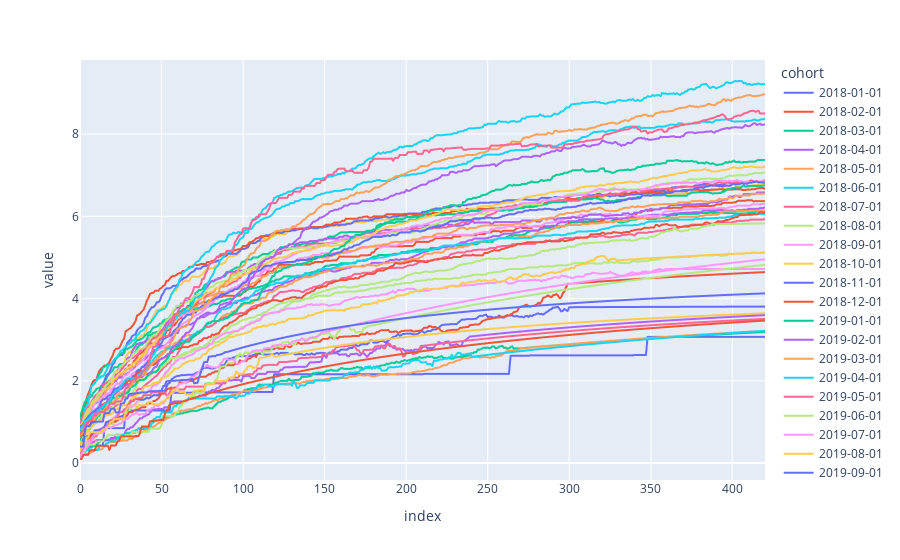

Source (notebook cell):
### Code cell
fig_pred = px.line(data_frame=df_RR)
fig_pred.show()
#fig_pred.write_html("SubscriptionToSubcription_RepurchaseSecondToThird_Predicted.html")

### Figure 1 — Plotly figure (JSON) as saved in the notebook; plotly's stock layout.template omitted (floating-point values rounded to 4 significant figures; data arrays with more than 128 entries replaced by an {"elided": "..."} marker saying what was removed)
{"data": [{"hovertemplate": "cohort=2018-01-01<br>index=%{x}<br>value=%{y}<extra></extra>", "legendgroup": "2018-01-01", "line": {"color": "#636efa", "dash": "solid"}, "marker": {"symbol": "circle"}, "mode": "lines", "name": "2018-01-01", "showlegend": true, "type": "scattergl", "x": {"elided": "421 int values"}, "xaxis": "x", "y": {"elided": "421 float values"}, "yaxis": "y"}, {"hovertemplate": "cohort=2018-02-01<br>index=%{x}<br>value=%{y}<extra></extra>", "legendgroup": "2018-02-01", "line": {"color": "#EF553B", "dash": "solid"}, "marker": {"symbol": "circle"}, "mode": "lines", "name": "2018-02-01", "showlegend": true, "type": "scattergl", "x": {"elided": "421 int values"}, "xaxis": "x", "y": {"elided": "421 float values"}, "yaxis": "y"}, {"hovertemplate": "cohort=2018-03-01<br>index=%{x}<br>value=%{y}<extra></extra>", "legendgroup": "2018-03-01", "line": {"color": "#00cc96", "dash": "solid"}, "marker": {"symbol": "circle"}, "mode": "lines", "name": "2018-03-01", "showlegend": true, "type": "scattergl", "x": {"elided": "421 int values"}, "xaxis": "x", "y": {"elided": "421 float values"}, "yaxis": "y"}, {"hovertemplate": "cohort=2018-04-01<br>index=%{x}<br>value=%{y}<extra></extra>", "legendgroup": "2018-04-01", "line": {"color": "#ab63fa", "dash": "solid"}, "marker": {"symbol": "circle"}, "mode": "lines", "name": "2018-04-01", "showlegend": true, "type": "scattergl", "x": {"elided": "421 int values"}, "xaxis": "x", "y": {"elided": "421 float values"}, "yaxis": "y"}, {"hovertemplate": "cohort=2018-05-01<br>index=%{x}<br>value=%{y}<extra></extra>", "legendgroup": "2018-05-01", "line": {"color": "#FFA15A", "dash": "solid"}, "marker": {"symbol": "circle"}, "mode": "lines", "name": "2018-05-01", "showlegend": true, "type": "scattergl", "x": {"elided": "421 int values"}, "xaxis": "x", "y": {"elided": "421 float values"}, "yaxis": "y"}, {"hovertemplate": "cohort=2018-06-01<br>index=%{x}<br>value=%{y}<extra></extra>", "legendgroup": "2018-06-01", "line": {"color": "#19d3f3", "dash": "solid"}, "marker": {"symbol": "circle"}, "mode": "lines", "name": "2018-06-01", "showlegend": true, "type": "scattergl", "x": {"elided": "421 int values"}, "xaxis": "x", "y": {"elided": "421 float values"}, "yaxis": "y"}, {"hovertemplate": "cohort=2018-07-01<br>index=%{x}<br>value=%{y}<extra></extra>", "legendgroup": "2018-07-01", "line": {"color": "#FF6692", "dash": "solid"}, "marker": {"symbol": "circle"}, "mode": "lines", "name": "2018-07-01", "showlegend": true, "type": "scattergl", "x": {"elided": "421 int values"}, "xaxis": "x", "y": {"elided": "421 float values"}, "yaxis": "y"}, {"hovertemplate": "cohort=2018-08-01<br>index=%{x}<br>value=%{y}<extra></extra>", "legendgroup": "2018-08-01", "line": {"color": "#B6E880", "dash": "solid"}, "marker": {"symbol": "circle"}, "mode": "lines", "name": "2018-08-01", "showlegend": true, "type": "scattergl", "x": {"elided": "421 int values"}, "xaxis": "x", "y": {"elided": "421 float values"}, "yaxis": "y"}, {"hovertemplate": "cohort=2018-09-01<br>index=%{x}<br>value=%{y}<extra></extra>", "legendgroup": "2018-09-01", "line": {"color": "#FF97FF", "dash": "solid"}, "marker": {"symbol": "circle"}, "mode": "lines", "name": "2018-09-01", "showlegend": true, "type": "scattergl", "x": {"elided": "421 int values"}, "xaxis": "x", "y": {"elided": "421 float values"}, "yaxis": "y"}, {"hovertemplate": "cohort=2018-10-01<br>index=%{x}<br>value=%{y}<extra></extra>", "legendgroup": "2018-10-01", "line": {"color": "#FECB52", "dash": "solid"}, "marker": {"symbol": "circle"}, "mode": "lines", "name": "2018-10-01", "showlegend": true, "type": "scattergl", "x": {"elided": "421 int values"}, "xaxis": "x", "y": {"elided": "421 float values"}, "yaxis": "y"}, {"hovertemplate": "cohort=2018-11-01<br>index=%{x}<br>value=%{y}<extra></extra>", "legendgroup": "2018-11-01", "line": {"color": "#636efa", "dash": "solid"}, "marker": {"symbol": "circle"}, "mode": "lines", "name": "2018-11-01", "showlegend": true, "type": "scattergl", "x": {"elided": "421 int values"}, "xaxis": "x", "y": {"elided": "421 float values"}, "yaxis": "y"}, {"hovertemplate": "cohort=2018-12-01<br>index=%{x}<br>value=%{y}<extra></extra>", "legendgroup": "2018-12-01", "line": {"color": "#EF553B", "dash": "solid"}, "marker": {"symbol": "circle"}, "mode": "lines", "name": "2018-12-01", "showlegend": true, "type": "scattergl", "x": {"elided": "421 int values"}, "xaxis": "x", "y": {"elided": "421 float values"}, "yaxis": "y"}, {"hovertemplate": "cohort=2019-01-01<br>index=%{x}<br>value=%{y}<extra></extra>", "legendgroup": "2019-01-01", "line": {"color": "#00cc96", "dash": "solid"}, "marker": {"symbol": "circle"}, "mode": "lines", "name": "2019-01-01", "showlegend": true, "type": "scattergl", "x": {"elided": "421 int values"}, "xaxis": "x", "y": {"elided": "421 float values"}, "yaxis": "y"}, {"hovertemplate": "cohort=2019-02-01<br>index=%{x}<br>value=%{y}<extra></extra>", "legendgroup": "2019-02-01", "line": {"color": "#ab63fa", "dash": "solid"}, "marker": {"symbol": "circle"}, "mode": "lines", "name": "2019-02-01", "showlegend": true, "type": "scattergl", "x": {"elided": "421 int values"}, "xaxis": "x", "y": {"elided": "421 float values"}, "yaxis": "y"}, {"hovertemplate": "cohort=2019-03-01<br>index=%{x}<br>value=%{y}<extra></extra>", "legendgroup": "2019-03-01", "line": {"color": "#FFA15A", "dash": "solid"}, "marker": {"symbol": "circle"}, "mode": "lines", "name": "2019-03-01", "showlegend": true, "type": "scattergl", "x": {"elided": "421 int values"}, "xaxis": "x", "y": {"elided": "421 float values"}, "yaxis": "y"}, {"hovertemplate": "cohort=2019-04-01<br>index=%{x}<br>value=%{y}<extra></extra>", "legendgroup": "2019-04-01", "line": {"color": "#19d3f3", "dash": "solid"}, "marker": {"symbol": "circle"}, "mode": "lines", "name": "2019-04-01", "showlegend": true, "type": "scattergl", "x": {"elided": "421 int values"}, "xaxis": "x", "y": {"elided": "421 float values"}, "yaxis": "y"}, {"hovertemplate": "cohort=2019-05-01<br>index=%{x}<br>value=%{y}<extra></extra>", "legendgroup": "2019-05-01", "line": {"color": "#FF6692", "dash": "solid"}, "marker": {"symbol": "circle"}, "mode": "lines", "name": "2019-05-01", "showlegend": true, "type": "scattergl", "x": {"elided": "421 int values"}, "xaxis": "x", "y": {"elided": "421 float values"}, "yaxis": "y"}, {"hovertemplate": "cohort=2019-06-01<br>index=%{x}<br>value=%{y}<extra></extra>", "legendgroup": "2019-06-01", "line": {"color": "#B6E880", "dash": "solid"}, "marker": {"symbol": "circle"}, "mode": "lines", "name": "2019-06-01", "showlegend": true, "type": "scattergl", "x": {"elided": "421 int values"}, "xaxis": "x", "y": {"elided": "421 float values"}, "yaxis": "y"}, {"hovertemplate": "cohort=2019-07-01<br>index=%{x}<br>value=%{y}<extra></extra>", "legendgroup": "2019-07-01", "line": {"color": "#FF97FF", "dash": "solid"}, "marker": {"symbol": "circle"}, "mode": "lines", "name": "2019-07-01", "showlegend": true, "type": "scattergl", "x": {"elided": "421 int values"}, "xaxis": "x", "y": {"elided": "421 float values"}, "yaxis": "y"}, {"hovertemplate": "cohort=2019-08-01<br>index=%{x}<br>value=%{y}<extra></extra>", "legendgroup": "2019-08-01", "line": {"color": "#FECB52", "dash": "solid"}, "marker": {"symbol": "circle"}, "mode": "lines", "name": "2019-08-01", "showlegend": true, "type": "scattergl", "x": {"elided": "421 int values"}, "xaxis": "x", "y": {"elided": "421 float values"}, "yaxis": "y"}, {"hovertemplate": "cohort=2019-09-01<br>index=%{x}<br>value=%{y}<extra></extra>", "legendgroup": "2019-09-01", "line": {"color": "#636efa", "dash": "solid"}, "marker": {"symbol": "circle"}, "mode": "lines", "name": "2019-09-01", "showlegend": true, "type": "scattergl", "x": {"elided": "421 int values"}, "xaxis": "x", "y": {"elided": "421 float values"}, "yaxis": "y"}, {"hovertemplate": "cohort=2019-10-01<br>index=%{x}<br>value=%{y}<extra></extra>", "legendgroup": "2019-10-01", "line": {"color": "#EF553B", "dash": "solid"}, "marker": {"symbol": "circle"}, "mode": "lines", "name": "2019-10-01", "showlegend": true, "type": "scattergl", "x": {"elided": "421 int values"}, "xaxis": "x", "y": {"elided": "421 float values"}, "yaxis": "y"}, {"hovertemplate": "cohort=2019-11-01<br>index=%{x}<br>value=%{y}<extra></extra>", "legendgroup": "2019-11-01", "line": {"color": "#00cc96", "dash": "solid"}, "marker": {"symbol": "circle"}, "mode": "lines", "name": "2019-11-01", "showlegend": true, "type": "scattergl", "x": {"elided": "421 int values"}, "xaxis": "x", "y": {"elided": "421 float values"}, "yaxis": "y"}, {"hovertemplate": "cohort=2019-12-01<br>index=%{x}<br>value=%{y}<extra></extra>", "legendgroup": "2019-12-01", "line": {"color": "#ab63fa", "dash": "solid"}, "marker": {"symbol": "circle"}, "mode": "lines", "name": "2019-12-01", "showlegend": true, "type": "scattergl", "x": {"elided": "421 int values"}, "xaxis": "x", "y": {"elided": "421 float values"}, "yaxis": "y"}, {"hovertemplate": "cohort=2020-01-01<br>index=%{x}<br>value=%{y}<extra></extra>", "legendgroup": "2020-01-01", "line": {"color": "#FFA15A", "dash": "solid"}, "marker": {"symbol": "circle"}, "mode": "lines", "name": "2020-01-01", "showlegend": true, "type": "scattergl", "x": {"elided": "421 int values"}, "xaxis": "x", "y": {"elided": "421 float values"}, "yaxis": "y"}, {"hovertemplate": "cohort=2020-02-01<br>index=%{x}<br>value=%{y}<extra></extra>", "legendgroup": "2020-02-01", "line": {"color": "#19d3f3", "dash": "solid"}, "marker": {"symbol": "circle"}, "mode": "lines", "name": "2020-02-01", "showlegend": true, "type": "scattergl", "x": {"elided": "421 int values"}, "xaxis": "x", "y": {"elided": "421 float values"}, "yaxis": "y"}, {"hovertemplate": "cohort=2020-03-01<br>index=%{x}<br>value=%{y}<extra></extra>", "legendgroup": "2020-03-01", "line": {"color": "#FF6692", "dash": "solid"}, "marker": {"symbol": "circle"}, "mode": "lines", "name": "2020-03-01", "showlegend": true, "type": "scattergl", "x": {"elided": "421 int values"}, "xaxis": "x", "y": {"elided": "421 float values"}, "yaxis": "y"}, {"hovertemplate": "cohort=2020-04-01<br>index=%{x}<br>value=%{y}<extra></extra>", "legendgroup": "2020-04-01", "line": {"color": "#B6E880", "dash": "solid"}, "marker": {"symbol": "circle"}, "mode": "lines", "name": "2020-04-01", "showlegend": true, "type": "scattergl", "x": {"elided": "421 int values"}, "xaxis": "x", "y": {"elided": "421 float values"}, "yaxis": "y"}, {"hovertemplate": "cohort=2020-05-01<br>index=%{x}<br>value=%{y}<extra></extra>", "legendgroup": "2020-05-01", "line": {"color": "#FF97FF", "dash": "solid"}, "marker": {"symbol": "circle"}, "mode": "lines", "name": "2020-05-01", "showlegend": true, "type": "scattergl", "x": {"elided": "421 int values"}, "xaxis": "x", "y": {"elided": "421 float values"}, "yaxis": "y"}, {"hovertemplate": "cohort=2020-06-01<br>index=%{x}<br>value=%{y}<extra></extra>", "legendgroup": "2020-06-01", "line": {"color": "#FECB52", "dash": "solid"}, "marker": {"symbol": "circle"}, "mode": "lines", "name": "2020-06-01", "showlegend": true, "type": "scattergl", "x": {"elided": "421 int values"}, "xaxis": "x", "y": {"elided": "421 float values"}, "yaxis": "y"}, {"hovertemplate": "cohort=2020-07-01<br>index=%{x}<br>value=%{y}<extra></extra>", "legendgroup": "2020-07-01", "line": {"color": "#636efa", "dash": "solid"}, "marker": {"symbol": "circle"}, "mode": "lines", "name": "2020-07-01", "showlegend": true, "type": "scattergl", "x": {"elided": "421 int values"}, "xaxis": "x", "y": {"elided": "421 float values"}, "yaxis": "y"}, {"hovertemplate": "cohort=2020-08-01<br>index=%{x}<br>value=%{y}<extra></extra>", "legendgroup": "2020-08-01", "line": {"color": "#EF553B", "dash": "solid"}, "marker": {"symbol": "circle"}, "mode": "lines", "name": "2020-08-01", "showlegend": true, "type": "scattergl", "x": {"elided": "421 int values"}, "xaxis": "x", "y": {"elided": "421 float values"}, "yaxis": "y"}, {"hovertemplate": "cohort=2020-09-01<br>index=%{x}<br>value=%{y}<extra></extra>", "legendgroup": "2020-09-01", "line": {"color": "#00cc96", "dash": "solid"}, "marker": {"symbol": "circle"}, "mode": "lines", "name": "2020-09-01", "showlegend": true, "type": "scattergl", "x": {"elided": "421 int values"}, "xaxis": "x", "y": {"elided": "421 float values"}, "yaxis": "y"}, {"hovertemplate": "cohort=2020-10-01<br>index=%{x}<br>value=%{y}<extra></extra>", "legendgroup": "2020-10-01", "line": {"color": "#ab63fa", "dash": "solid"}, "marker": {"symbol": "circle"}, "mode": "lines", "name": "2020-10-01", "showlegend": true, "type": "scattergl", "x": {"elided": "421 int values"}, "xaxis": "x", "y": {"elided": "421 float values"}, "yaxis": "y"}, {"hovertemplate": "cohort=2020-11-01<br>index=%{x}<br>value=%{y}<extra></extra>", "legendgroup": "2020-11-01", "line": {"color": "#FFA15A", "dash": "solid"}, "marker": {"symbol": "circle"}, "mode": "lines", "name": "2020-11-01", "showlegend": true, "type": "scattergl", "x": {"elided": "421 int values"}, "xaxis": "x", "y": {"elided": "421 float values"}, "yaxis": "y"}, {"hovertemplate": "cohort=2020-12-01<br>index=%{x}<br>value=%{y}<extra></extra>", "legendgroup": "2020-12-01", "line": {"color": "#19d3f3", "dash": "solid"}, "marker": {"symbol": "circle"}, "mode": "lines", "name": "2020-12-01", "showlegend": true, "type": "scattergl", "x": {"elided": "421 int values"}, "xaxis": "x", "y": {"elided": "421 float values"}, "yaxis": "y"}, {"hovertemplate": "cohort=2021-01-01<br>index=%{x}<br>value=%{y}<extra></extra>", "legendgroup": "2021-01-01", "line": {"color": "#FF6692", "dash": "solid"}, "marker": {"symbol": "circle"}, "mode": "lines", "name": "2021-01-01", "showlegend": true, "type": "scattergl", "x": {"elided": "421 int values"}, "xaxis": "x", "y": {"elided": "421 float values"}, "yaxis": "y"}, {"hovertemplate": "cohort=2021-02-01<br>index=%{x}<br>value=%{y}<extra></extra>", "legendgroup": "2021-02-01", "line": {"color": "#B6E880", "dash": "solid"}, "marker": {"symbol": "circle"}, "mode": "lines", "name": "2021-02-01", "showlegend": true, "type": "scattergl", "x": {"elided": "421 int values"}, "xaxis": "x", "y": {"elided": "421 float values"}, "yaxis": "y"}, {"hovertemplate": "cohort=2021-03-01<br>index=%{x}<br>value=%{y}<extra></extra>", "legendgroup": "2021-03-01", "line": {"color": "#FF97FF", "dash": "solid"}, "marker": {"symbol": "circle"}, "mode": "lines", "name": "2021-03-01", "showlegend": true, "type": "scattergl", "x": {"elided": "421 int values"}, "xaxis": "x", "y": {"elided": "421 float values"}, "yaxis": "y"}, {"hovertemplate": "cohort=2021-04-01<br>index=%{x}<br>value=%{y}<extra></extra>", "legendgroup": "2021-04-01", "line": {"color": "#FECB52", "dash": "solid"}, "marker": {"symbol": "circle"}, "mode": "lines", "name": "2021-04-01", "showlegend": true, "type": "scattergl", "x": {"elided": "421 int values"}, "xaxis": "x", "y": {"elided": "421 float values"}, "yaxis": "y"}, {"hovertemplate": "cohort=2021-05-01<br>index=%{x}<br>value=%{y}<extra></extra>", "legendgroup": "2021-05-01", "line": {"color": "#636efa", "dash": "solid"}, "marker": {"symbol": "circle"}, "mode": "lines", "name": "2021-05-01", "showlegend": true, "type": "scattergl", "x": {"elided": "421 int values"}, "xaxis": "x", "y": {"elided": "421 float values"}, "yaxis": "y"}, {"hovertemplate": "cohort=2021-06-01<br>index=%{x}<br>value=%{y}<extra></extra>", "legendgroup": "2021-06-01", "line": {"color": "#EF553B", "dash": "solid"}, "marker": {"symbol": "circle"}, "mode": "lines", "name": "2021-06-01", "showlegend": true, "type": "scattergl", "x": {"elided": "421 int values"}, "xaxis": "x", "y": {"elided": "421 float values"}, "yaxis": "y"}], "layout": {"legend": {"title": {"text": "cohort"}, "tracegroupgap": 0}, "margin": {"t": 60}, "xaxis": {"anchor": "y", "domain": [0, 1], "title": {"text": "index"}}, "yaxis": {"anchor": "x", "domain": [0, 1], "title": {"text": "value"}}}}
